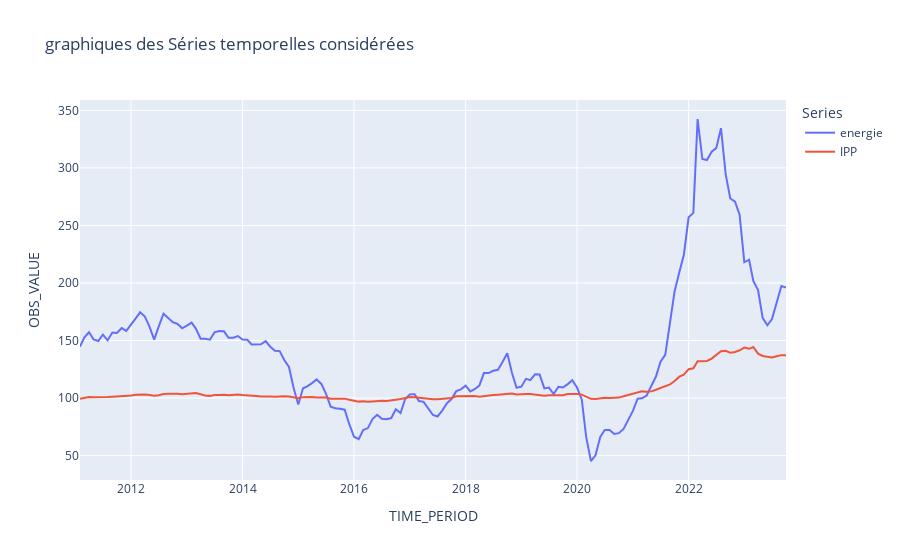

Notebook cell for this chart:
### Markdown cell above
On peut déjà observer que le processus résiduel présente des valeurs beaucoup plus importantes aux alentours des crises économiques (2008 et 2019-), l'idée sera que les modèles économétriques seront mis à mal durant les temps de crise et on verra qu'introduire une modélisation avec une équation de long terme et une équation de court terme prenant compte de l'ajustement vis-à-vis de cette équation de long terme (on parlera de modèles à correction d'erreur), permettra de mieux prendre en compte les effets des crises lorsque l'on cherchera à régresser des séries entre elles.

### Code cell
##Visuellement, est-ce qu'on observe un lien entre ces 2 séries?
energie_prix_import["Series"]="energie"
IPP_tot["Series"]="IPP"
data_plot = pd.concat([energie_prix_graph,IPP_graph])
data_plot = data_plot[data_plot.index>"2011-01-31"]
fig = px.line(data_plot, x=data_plot.index, y=pp.f_value, color='Series', title = "graphiques des Séries temporelles considérées", hover_data={pp.f_value:':.2f'})
fig.show()

### Figure 1 — Plotly figure (JSON) as saved in the notebook; plotly's stock layout.template omitted (floating-point values rounded to 4 significant figures; data arrays with more than 128 entries replaced by an {"elided": "..."} marker saying what was removed)
{"data": [{"hovertemplate": "Series=energie<br>TIME_PERIOD=%{x}<br>OBS_VALUE=%{y:.2f}<extra></extra>", "legendgroup": "energie", "line": {"color": "#636efa", "dash": "solid"}, "marker": {"symbol": "circle"}, "mode": "lines", "name": "energie", "orientation": "v", "showlegend": true, "type": "scatter", "x": {"elided": "153 str values"}, "xaxis": "x", "y": {"elided": "153 float values"}, "yaxis": "y"}, {"hovertemplate": "Series=IPP<br>TIME_PERIOD=%{x}<br>OBS_VALUE=%{y:.2f}<extra></extra>", "legendgroup": "IPP", "line": {"color": "#EF553B", "dash": "solid"}, "marker": {"symbol": "circle"}, "mode": "lines", "name": "IPP", "orientation": "v", "showlegend": true, "type": "scatter", "x": {"elided": "153 str values"}, "xaxis": "x", "y": {"elided": "153 float values"}, "yaxis": "y"}], "layout": {"autosize": true, "legend": {"title": {"text": "Series"}, "tracegroupgap": 0}, "title": {"text": "graphiques des Séries temporelles considérées"}, "xaxis": {"anchor": "y", "autorange": true, "domain": [0, 1], "range": ["2011-02-01", "2023-10-01"], "title": {"text": "TIME_PERIOD"}, "type": "date"}, "yaxis": {"anchor": "x", "autorange": true, "domain": [0, 1], "range": [28.79, 359.0], "title": {"text": "OBS_VALUE"}, "type": "linear"}}}
